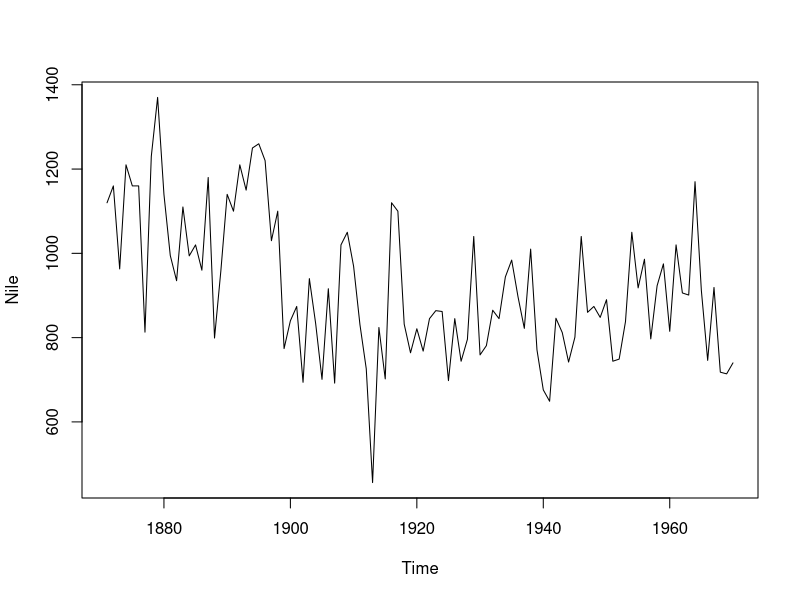
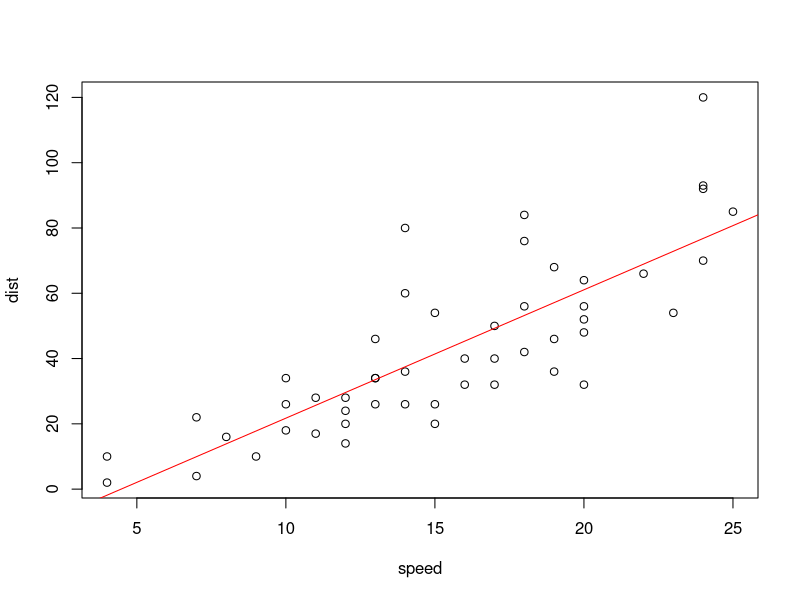

These charts were generated, in order, by the following R code:

## This is a script just to illustrate the use of git

print("Test")

head(Nile)
plot(Nile)

head(cars)
plot(cars)
lm_cars <- lm(cars$dist~cars$speed)
abline(a = coef(lm_cars)[1], b=coef(lm_cars)[2],col = "red")

# test
